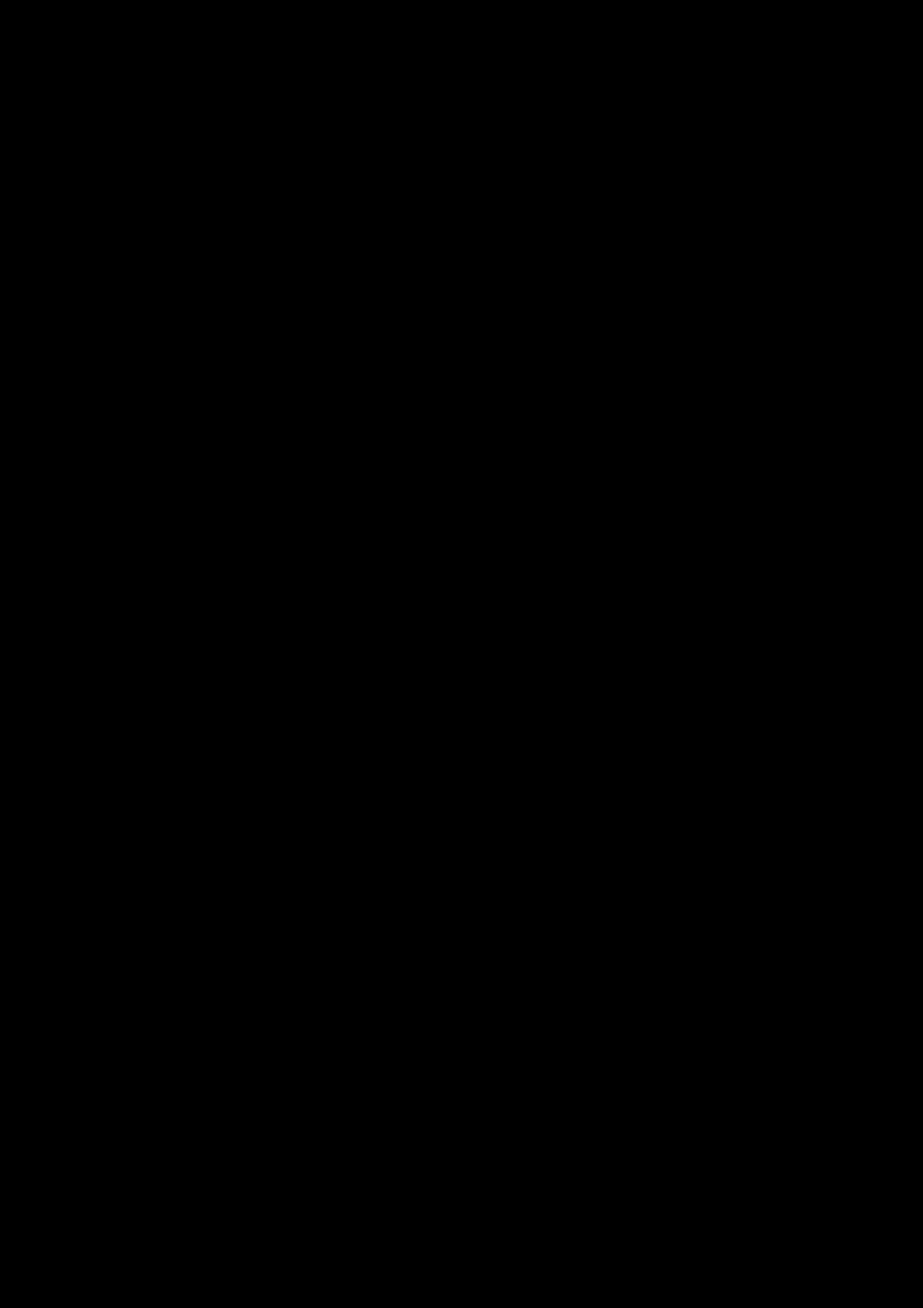
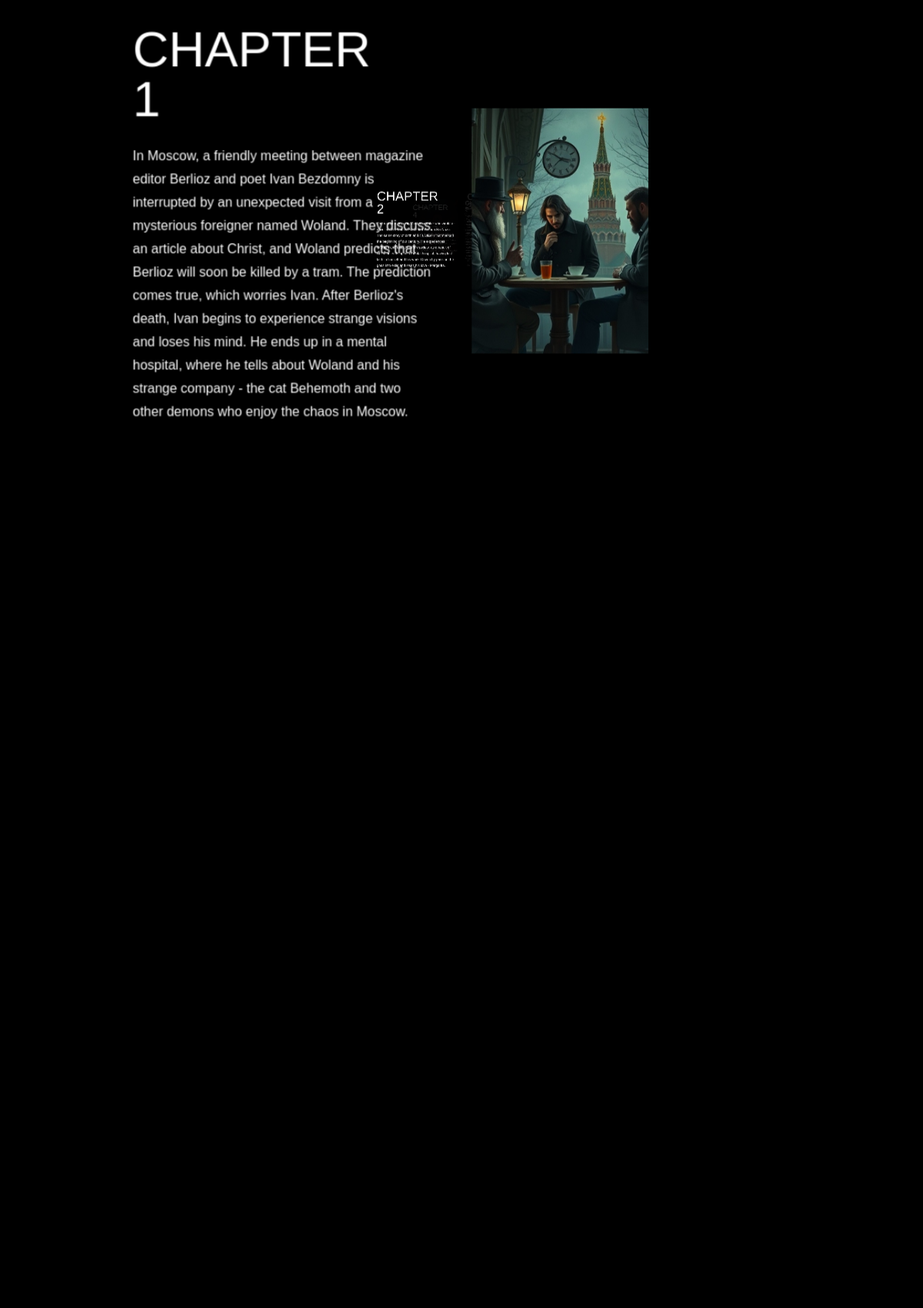
Screenshot of /story/story/13/ (signed in, upper part) with the database file from the repository (2 pictures, top to bottom).
### story/models.py (models this page shows, shortened)
class StoryFrame(models.Model):
    story = models.ForeignKey(Story, on_delete=models.CASCADE, related_name='frames')
    chapter = models.IntegerField(null=True, blank=True)
    image = models.ImageField(upload_to='slides/', blank=True, null=True)
    paragraph = models.TextField(blank=True, null=True)
    position = models.CharField('Position', max_length=50, blank=True, null=True)  # Ensure position field exists

### story/views.py (the view)
# urls.py: path('story/<int:story_id>/', views.story_detail, name='story_details'),
@login_required
def story_detail(request, story_id):
    story = get_object_or_404(Story, id=story_id)
    frames = story.frames.all()  # Collect all story frames of current story
    progress = UserStoryProgress.objects.filter(user=request.user, story=story).first()
    user_has_read_story = progress.read if progress else False
    return render(request, 'story/story_details.html', {'story': story, 'frames': frames, 'user_has_read_story': user_has_read_story})

### story/templates/story/story_details.html (shortened to what this page needs)
{% load static %}
<!DOCTYPE html>
<html lang="en">
  <head>
    <link href="https://cdn.jsdelivr.net/npm/bootstrap@5.3.3/dist/css/bootstrap.min.css" rel="stylesheet" />
    <link rel="stylesheet" href="{% static 'story/css/main.css' %}" />
  </head>
  <body>
    <div class="mycontainer">
      <section class="gallery">
        {% if frames %}
          {% for frame in frames %}
            {% if frame.image %}
              <div class="frame {% if forloop.counter|divisibleby:3 %}frame_bg{% endif %}">
                {% if request.user.is_staff or request.user.is_superuser %}
                  <a href="{% url 'story:edit_frame' story.id frame.id %}">
                    <div class="frame__content">
                      <div class="frame-media frame-media_{{ frame.position }}" style="background-image: url({{ frame.image.url }})"></div>
                    </div>
                  </a>
                {% else %}
                  <div class="frame__content">
                    <div class="frame-media frame-media_{{ frame.position }}" style="background-image: url({{ frame.image.url }})"></div>
                  </div>
                {% endif %}
              </div>
            {% endif %}
            {% if frame.paragraph %}
              <div class="frame {% if forloop.counter|divisibleby:3 %}frame_bg{% endif %}">
                {% if request.user.is_staff or request.user.is_superuser %}
                  <a href="{% url 'story:edit_frame' story.id frame.id %}">
                    <div class="frame__content text-{{ frame.position }}">
                      <h3>Chapter {{ frame.chapter }}</h3>
                      <p>{{ frame.paragraph }}</p>
                    </div>
                  </a>
                {% else %}
                  <div class="frame__content text-{{ frame.position }}">
                    <h3>Chapter {{ frame.chapter }}</h3>
                    <p>{{ frame.paragraph }}</p>
                  </div>
                {% endif %}
              </div>
            {% endif %}
          {% endfor %}
        {% endif %}
        <div class="frame">
          <div class="frame__content text-center">
            <form method="post" action="{% url 'story:mark_as_read' story.id %}">
              <button type="submit" class="btn btn-outline-dark py-3">
                You have reached the end of a wonderful story about... <br />
              </button>
            </form>
          </div>
        </div>
      </section>
    </div>
  </body>
</html>

### story/static/story/css/main.css (style rules this page uses)
* { margin: 0; padding: 0; box-sizing: border-box; }
:root { --index: calc(1vw + 1vh); --gutter: 30px; --side-small: 26; --side-big: 36; --depth: 4000px; --transition: .75s cubic-bezier(.075, .5, 0, 1) }
body { scrollbar-width: none; }
body { background-color: #000; color: #fff; font-size: calc(var(--index) * .8); font-family: raleway_c, sans-serif; line-height: 1.75; font-weight: 300; }
a { text-decoration: none; color: inherit; background-color: transparent; }
.mycontainer { width: 100%; height: 100%; position: fixed; perspective: 1500px; }
.gallery { transform-style: preserve-3d; height: 100%; }
.frame { width: 100%; height: 100%; position: absolute; display: flex; align-items: center; justify-content: center; transition: var(--transition), opacity .75s ease; will-change: transform; transform-style: preserve-3d; }
h1, h2, h3, h4 { font-weight: 100; text-transform: uppercase; width: min-content; line-height: 1; }
.frame-media { position: relative; width: calc(var(--index) * var(--side-small)); height: calc(var(--index) * var(--side-big)); background-position: center; background-size: cover; }
.frame-media_right { left: calc(var(--side-small) / 2 * var(--index) + var(--gutter)); }
.frame_bg { background-color: rgb(0 0 0 / .87); }
.text-right > * { position: relative; left: 18vw; }
.text-left > * { position: relative; right: 18vw; }
.frame h3 { font-size: calc(var(--index) * 3); }
.frame p { max-width: 30vw; margin-top: 3vh; }
.btn-outline-dark { color: #fff; border: 1px solid #fff; }

### story/templates/story/story_details.html (style rules this page uses)
body { height: var(--depth); }

### rows the page displays
StoryFrame: chapter "1", paragraph "In Moscow, a friendly meeting between magazine editor Berlioz and poet Ivan Bezdomny is interrupted by an unexpected visit from a mysterious foreigner named Woland. They discuss an article about Christ, and Woland predicts that Berlioz will soon be killed by a tram. The prediction comes true, which worries Ivan. After Berlioz's death, Ivan begins to experience strange visions and loses his mind. He ends up in a mental hospital, where he tells about Woland and his strange company - the cat Behemoth and two other demons who enjoy the chaos in Moscow."
StoryFrame: chapter "2"
StoryFrame: image (picture)
